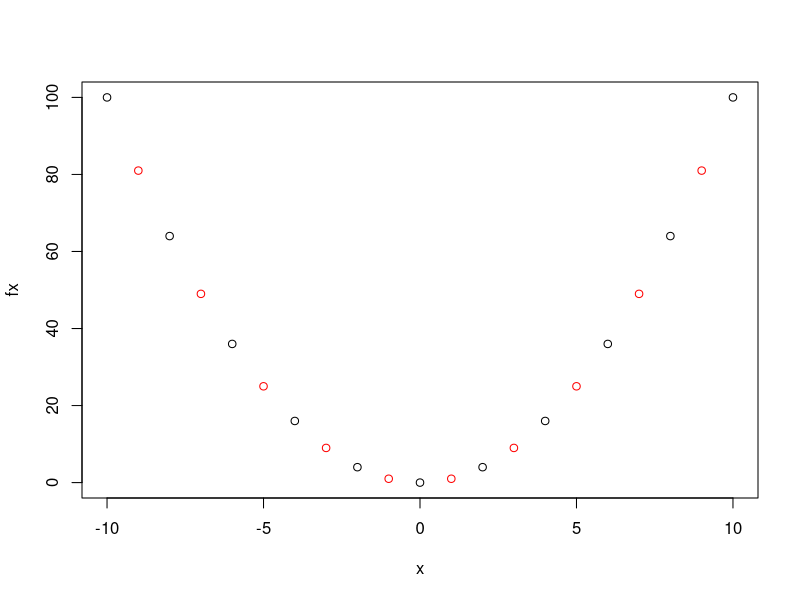

Source code (R):
#Calculating the z based on abscissae x. z[1]=left_bound, z[k+1]=right_bound
make_z <- function(x, fx, fpx, left_bound, right_bound) {
  k <- length(x)
  xm1 <- c(0, x)
  fxm1 <- c(0, fx)
  fpxm1 <- c(0, fpx)
  x <- c(x, 0)
  fx <- c(fx, 0)
  fpx <- c(fpx, 0)
  
  z <- (fx - fxm1 - x*fpx + xm1*fpxm1) / (fpxm1 - fpx)
  z[1] <- left_bound
  z[k+1] <- right_bound
  
  return (z)
}

#Test case for make_z
x <- seq(-10, 10, by = 2)
fx <- x^2
fpx <- 2*x
plot(x, fx)
points(make_z(x, fx, fpx, -12, 12), make_z(x, fx, fpx, -12, 12)^2, col="red")